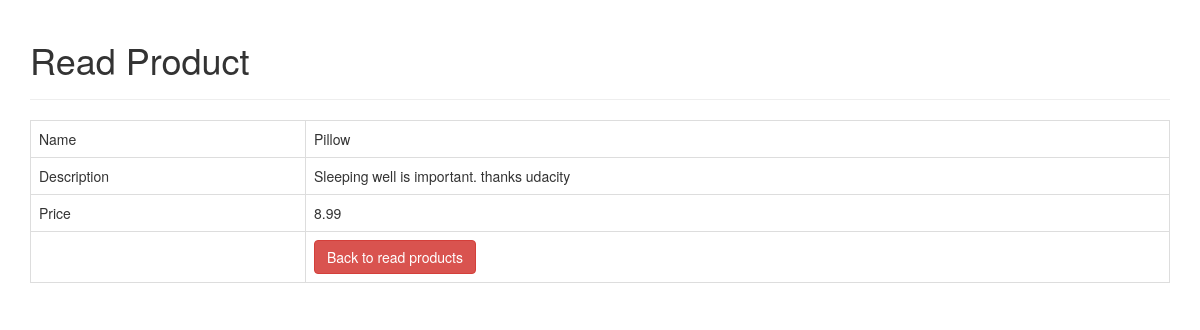
/read_one.php?id=8, run on the app's committed database.
### tables this page shows
CREATE TABLE `products` (
  `id` int(11) NOT NULL,
  `name` varchar(128) NOT NULL,
  `description` text NOT NULL,
  `price` double NOT NULL,
  `created` datetime NOT NULL,
  `modified` timestamp NOT NULL DEFAULT CURRENT_TIMESTAMP ON UPDATE CURRENT_TIMESTAMP
);

### read_one.php (the view, shortened to what this page needs)
<!DOCTYPE HTML>
<html>
<head>
    <link rel="stylesheet" href="https://maxcdn.bootstrapcdn.com/bootstrap/3.3.7/css/bootstrap.min.css" />
</head>
<body>
    <div class="container">
        <div class="page-header">
            <h1>Read Product</h1>
        </div>
<?php
$id=isset($_GET['id']) ? $_GET['id'] : die('ERROR: Record ID not found.');
include 'config/database.php';
try {
    $query = "SELECT id, name, description, price FROM products WHERE id = ? LIMIT 0,1";
    $stmt = $con->prepare( $query );
    $stmt->bindParam(1, $id);
    $stmt->execute();
    $row = $stmt->fetch(PDO::FETCH_ASSOC);
    $name = $row['name'];
    $description = $row['description'];
    $price = $row['price'];
}
catch(PDOException $exception){
    die('ERROR: ' . $exception->getMessage());
}
?>
<table class='table table-hover table-responsive table-bordered'>
    <tr>
        <td>Name</td>
        <td><?php echo htmlspecialchars($name, ENT_QUOTES);  ?></td>
    </tr>
    <tr>
        <td>Description</td>
        <td><?php echo htmlspecialchars($description, ENT_QUOTES);  ?></td>
    </tr>
    <tr>
        <td>Price</td>
        <td><?php echo htmlspecialchars($price, ENT_QUOTES);  ?></td>
    </tr>
    <tr>
        <td></td>
        <td>
            <a href='index.php' class='btn btn-danger'>Back to read products</a>
        </td>
    </tr>
</table>
    </div>
</body>
</html>

### data on the page
products: name "Pillow", description "Sleeping well is important. thanks udacity", price "8.99"
